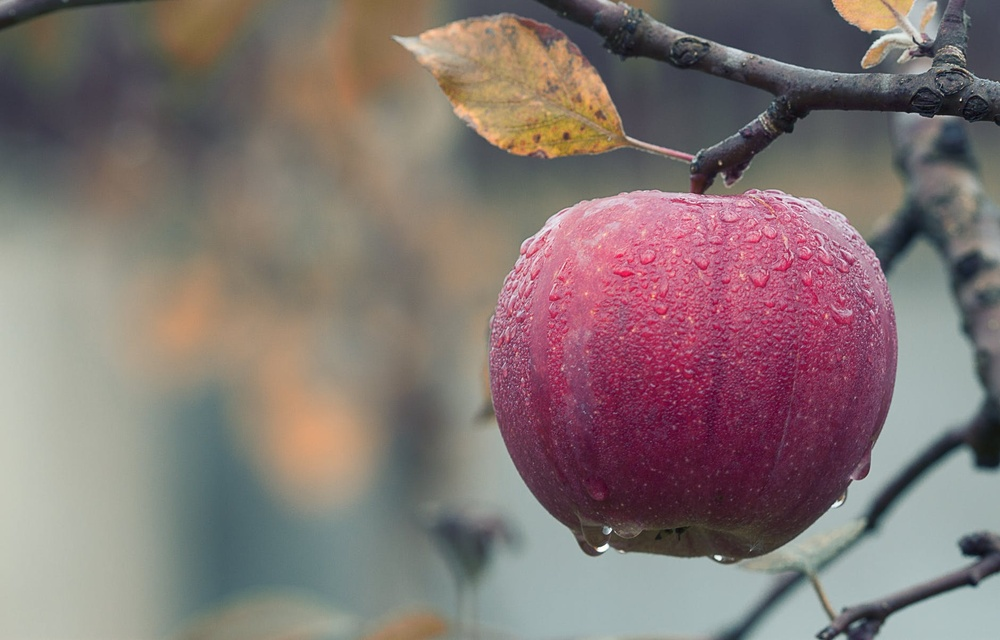
#> input picture image.jpeg, 1000 x 640 px, shrunk from 1880 x 1204 before the run
$ python combine_rotationscalingtran.py
#> lines starting #> are read from the running program, lines starting #| are printed output that depends on the picture
import cv2


def transform_image(image_path):
    # Load image
#> called with image_path = 'image.jpeg'
    img = cv2.imread(image_path)
#> img is the input picture: shape (640, 1000, 3); mean B, G, R 115.3, 117.1, 131.6
    if img is None:
        print("Error: Image not found.")
        return

    rows, cols = img.shape[:2]
#> rows = 640; cols = 1000

    # 1. Define Transformation Parameters
    center = (cols // 2, rows // 2)  # Center of rotation
#> center = (500, 320)
    angle = 45  # Degrees (Counter-clockwise)
    scale = 0.5  # 50% of original size
    tx, ty = 50, 30  # Translation offsets (pixels)

    # Get Rotation & Scaling Matrix (2x3)#
    M = cv2.getRotationMatrix2D(center, angle, scale)

    # Add Translation to the Matrix
    M[0, 2] += tx
    M[1, 2] += ty

    # Apply the Combined Transformation
    transformed_img = cv2.warpAffine(img, M, (cols, rows))
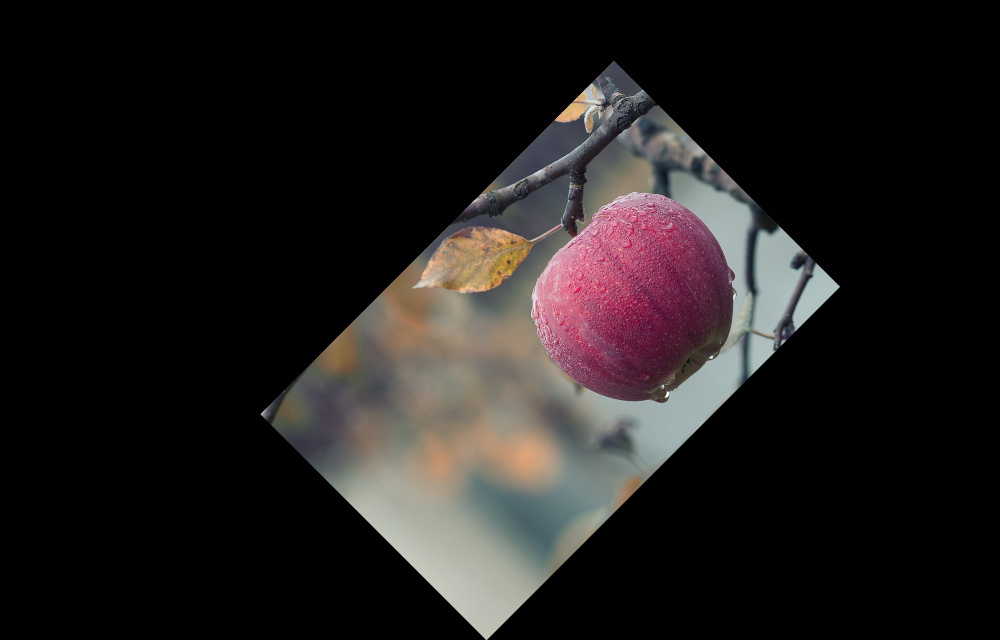
#> transformed_img: shape (640, 1000, 3); mean B, G, R 28.8, 29.3, 32.9

    # Display results
    cv2.imshow("Original", img)
    cv2.imshow("Rotated, Scaled & Translated", transformed_img)
    cv2.waitKey(0)
    cv2.destroyAllWindows()


if __name__ == "__main__":
    transform_image("image.jpeg")
